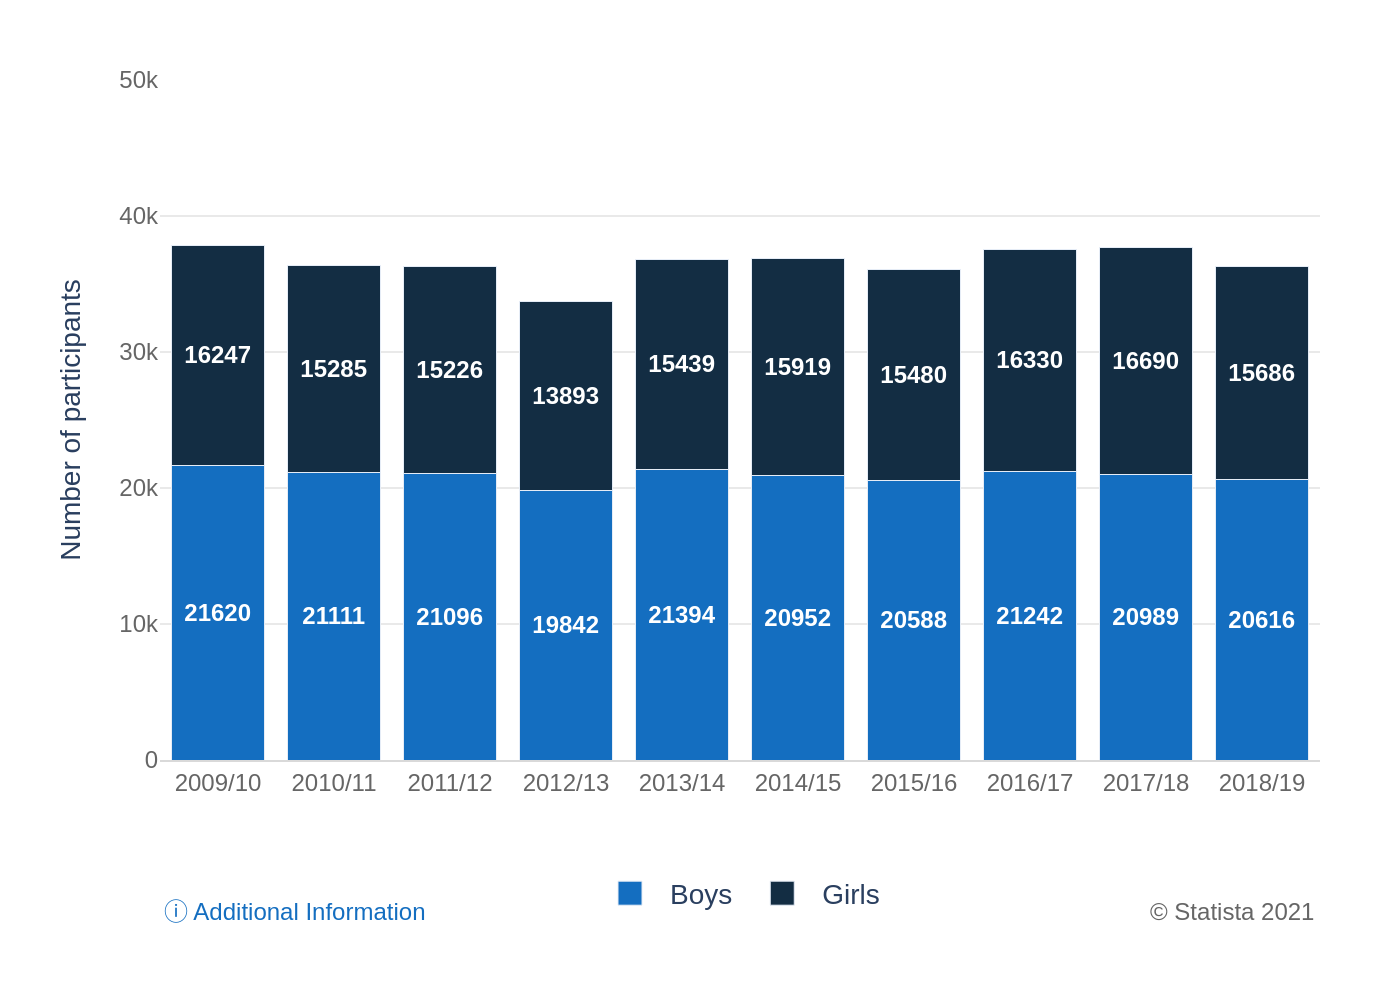

This figure's Python source:
import sys
import json
import os
import plotly.graph_objects as go

# --- 1. Load Data from JSON ---
if len(sys.argv) != 2:
    print("Usage: python script.py <path_to_json_file>")
    sys.exit(1)

json_path = sys.argv[1]
try:
    with open(json_path, 'r', encoding='utf-8') as f:
        chart_config = json.load(f)
except FileNotFoundError:
    print(f"Error: JSON file not found at {json_path}")
    sys.exit(1)
except json.JSONDecodeError:
    print(f"Error: Could not decode JSON from {json_path}")
    sys.exit(1)

chart_data = chart_config.get('chart_data', [])
texts = chart_config.get('texts', {})
colors = chart_config.get('colors', [])

# --- 2. Prepare Data for Plotly ---
categories = [item['category'] for item in chart_data]
series_names = texts.get('legend_labels', [])

data_series = {}
for series_name in series_names:
    data_series[series_name] = [item['values'].get(series_name) for item in chart_data]

# --- 3. Create the Chart Figure ---
fig = go.Figure()

for i, series_name in enumerate(series_names):
    fig.add_trace(go.Bar(
        x=categories,
        y=data_series[series_name],
        name=series_name,
        marker_color=colors[i],
        text=data_series[series_name],
        textposition='inside',
        insidetextanchor='middle',
        textfont=dict(
            family='Arial',
            size=12,
            color='white',
            weight='bold'
        ),
        hoverinfo='skip'
    ))

# --- 4. Configure Layout and Styling ---
fig.update_layout(
    barmode='stack',
    font=dict(family="Arial", size=12),
    plot_bgcolor='white',
    paper_bgcolor='white',
    margin=dict(l=80, r=40, t=40, b=120),
    xaxis=dict(
        title_text=texts.get('x_axis_title'),
        showgrid=False,
        zeroline=False,
        linecolor='#d9d9d9',
        tickfont=dict(color='#666666')
    ),
    yaxis=dict(
        title_text=texts.get('y_axis_title'),
        gridcolor='#e9e9e9',
        zeroline=False,
        range=[0, 50000],
        tickvals=[0, 10000, 20000, 30000, 40000, 50000],
        tickfont=dict(color='#666666')
    ),
    legend=dict(
        orientation="h",
        yanchor="top",
        y=-0.15,
        xanchor="center",
        x=0.5,
        traceorder='normal',
        font=dict(size=14)
    ),
    showlegend=True
)

# Add annotations for source and notes
if texts.get('note'):
    fig.add_annotation(
        text=texts['note'],
        align='left',
        showarrow=False,
        xref='paper',
        yref='paper',
        x=0,
        y=-0.25,
        xanchor='left',
        yanchor='bottom',
        font=dict(color='#146EC0', size=12)
    )

if texts.get('source'):
    fig.add_annotation(
        text=texts['source'],
        align='right',
        showarrow=False,
        xref='paper',
        yref='paper',
        x=1,
        y=-0.25,
        xanchor='right',
        yanchor='bottom',
        font=dict(color='#666666', size=12)
    )

# --- 5. Output the Image ---
base_filename = os.path.splitext(os.path.basename(json_path))[0]
output_filename = f"{base_filename}.png"
fig.write_image(output_filename, scale=2)
print(f"Chart saved to {output_filename}")
